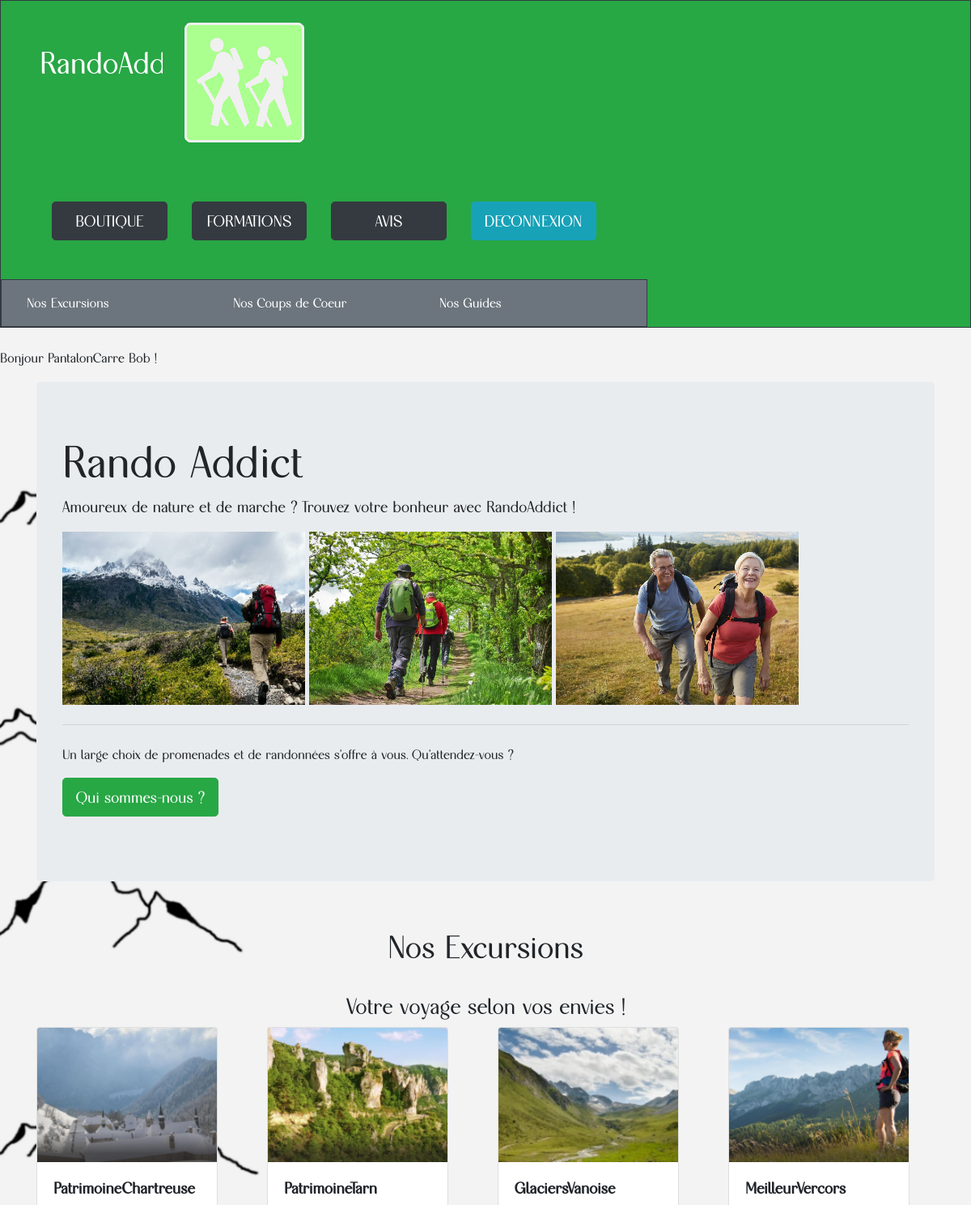
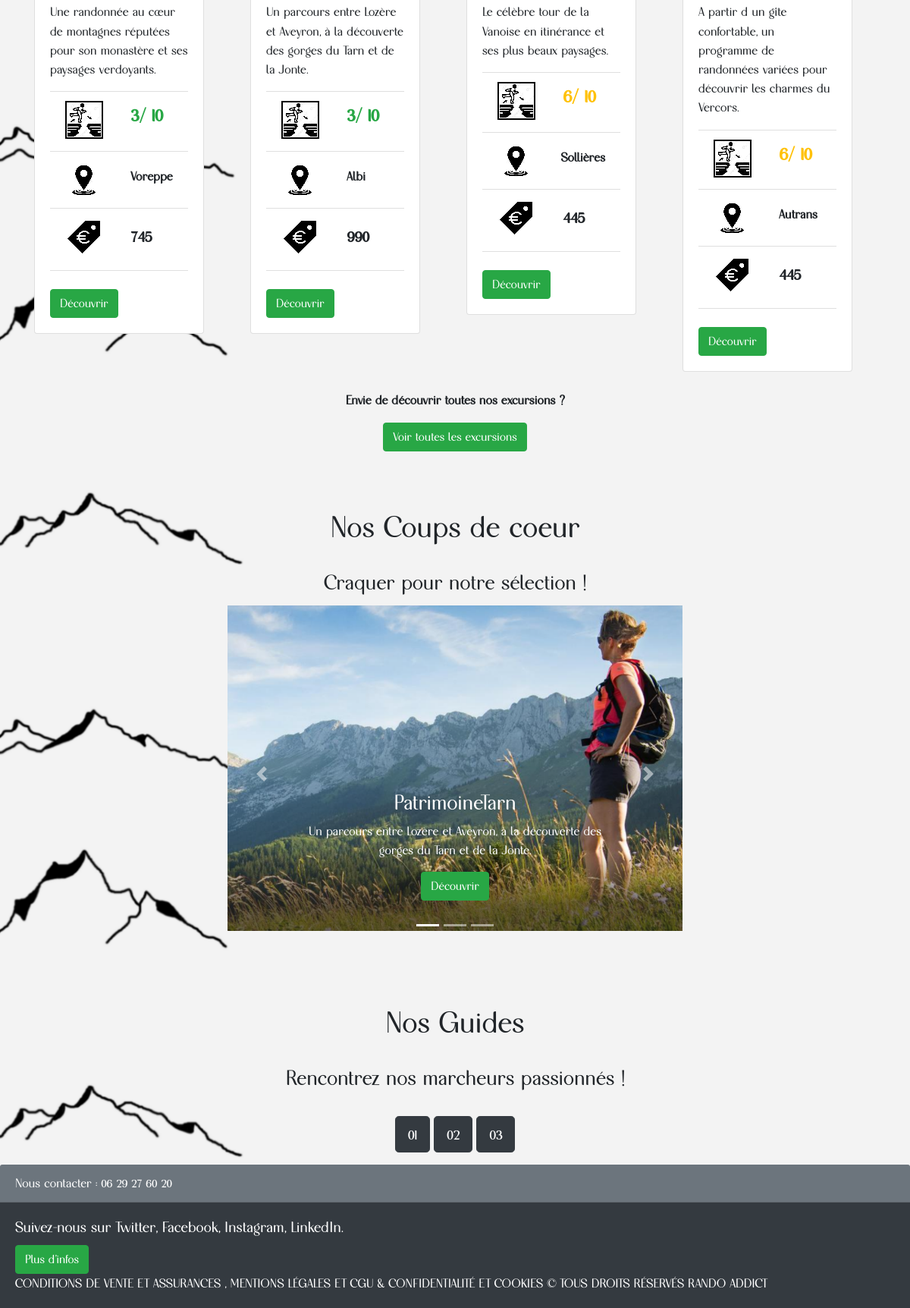
The app's page /index.php (signed in) with its own data (2 pictures, top to bottom).
### tables this page shows
CREATE TABLE IF NOT EXISTS `compte` (
  `Id_Compte` int(11) NOT NULL AUTO_INCREMENT,
  `Nom` varchar(99) DEFAULT NULL,
  `Prenom` varchar(99) DEFAULT NULL,
  `Age` int(11) DEFAULT NULL,
  `Numero` varchar(10) DEFAULT NULL,
  `Email` varchar(99) DEFAULT NULL,
  `Mot_de_passe` varchar(99) DEFAULT NULL,
  `Date_creation` date,
  `Date_derniere_connexion` date,
  PRIMARY KEY (`Id_Compte`)
);

CREATE TABLE IF NOT EXISTS `excursion` (
  `Id_Excursion` decimal(10,0) NOT NULL,
  `Nom` varchar(99) NOT NULL,
  `Description` varchar(254) NOT NULL,
  `Tarif` decimal(10,0) NOT NULL,
  `Capacite` decimal(10,0) NOT NULL,
  `Difficulte` decimal(10,0) NOT NULL,
  `Terrain` enum('foret','marais','montagne','urbain','mer','desert') NOT NULL,
  `Lieu_Debut` decimal(10,0) NOT NULL,
  `Lieu_Fin` decimal(10,0) NOT NULL,
  PRIMARY KEY (`Id_Excursion`),
  KEY `Lieu_Debut` (`Lieu_Debut`),
  KEY `Lieu_Fin` (`Lieu_Fin`)
);

CREATE TABLE IF NOT EXISTS `lieu` (
  `Id_Lieu` decimal(10,0) NOT NULL,
  `Ville` varchar(99) NOT NULL,
  `CP` decimal(10,0) NOT NULL,
  `Region` varchar(99) NOT NULL,
  `Latitude` decimal(10,0) DEFAULT NULL,
  `Longitude` decimal(10,0) DEFAULT NULL,
  `Altitude` decimal(10,0) DEFAULT NULL,
  PRIMARY KEY (`Id_Lieu`),
  UNIQUE KEY `Ville` (`Ville`),
  UNIQUE KEY `CP` (`CP`)
);

### index.php (the view, shortened to what this page needs)
<?php
$id_utilisateur = -1;
$PDO = new PDO('mysql:host=localhost;dbname=rando_addicts', 'root', '');
if(isset($_SESSION['id']))
{
	$id_utilisateur = $_SESSION['id'];
	$pdoStat = $PDO->prepare("SELECT nom FROM compte WHERE Id_Compte = :id;");
	$pdoStat->bindValue(':id', $id_utilisateur, PDO::PARAM_INT);
	$executeIsOk = $pdoStat->execute();
	$nom = $pdoStat->fetch();
	$pdoStat = $PDO->prepare("SELECT prenom FROM compte WHERE Id_Compte = :id;");
	$pdoStat->bindValue(':id', $id_utilisateur, PDO::PARAM_INT);
	$executeIsOk = $pdoStat->execute();
	$prenom = $pdoStat->fetch();
}
$pdoStat = $PDO->prepare("SELECT * FROM excursion");
$executeIsOk = $pdoStat->execute();
$excursions = $pdoStat->fetchAll();
$pdoStat = $PDO->prepare("SELECT COUNT(Id_Excursion) FROM excursion");
$executeIsOk = $pdoStat->execute();
$nb_excursions = $pdoStat->fetch();
$tab_alea = array(-1, -1, -1, -1);
$nb_alea = -1;
for ($i=0; $i < 4; $i++) {
	while($nb_alea == $tab_alea[0] || $nb_alea == $tab_alea[1] || $nb_alea == $tab_alea[2] || $nb_alea == $tab_alea[3]) {
		$nb_alea = rand(0, $nb_excursions[0] - 1);
	}
	$tab_alea[$i] = $nb_alea;
}
$pdoStat = $PDO->prepare("SELECT ville, id_excursion FROM excursion INNER JOIN lieu ON excursion.Lieu_Debut = lieu.Id_Lieu ORDER BY id_excursion;");
$executeIsOk = $pdoStat->execute();
$lieu_debut = $pdoStat->fetchAll();
$pdoStat = $PDO->prepare("SELECT * FROM excursion ORDER BY id_excursion DESC LIMIT 3;");
$executeIsOk = $pdoStat->execute();
$coups_de_coeur = $pdoStat->fetchAll();
?>
<!DOCTYPE html>
<html>
<head>
	<link rel="stylesheet" type="text/css" href=https://stackpath.bootstrapcdn.com/bootstrap/4.3.1/css/bootstrap.min.css>
	<link rel="stylesheet" type="text/css" href="RandoAddictStyle.css"/>
</head>
<body>
	<div class="container-fluid" id="headband">
		<div class="row border border-dark bg-success">
			<div class="col-lg-2 col-md-1 bg-success p-5">
				<p id="title_RandoAddict"> RandoAddict</p>
			</div>
			<div class="col bg-success p-4">
				<img src="img/LogoRA.png" loading="lazy" alt="logoRA">
			</div>
			<div class="col-lg-8 col-md-6 col-sm-4">
				<div class="row justify-content-around bg-success p-5">
					<div class="col">
						<a href="boutique.html" class="btn btn-dark btn-lg btn-block" >BOUTIQUE</a>
					</div>
					<div class="col">
						<a href="formations.html" class="btn btn-dark btn-lg btn-block" >FORMATIONS</a>
					</div>
					<div class="col">
						<a href="avis.html" class="btn btn-dark btn-lg btn-block" >AVIS</a>
					</div>
					<div class="col">
						<?php
							if($id_utilisateur != -1)
							{
								echo "<a href='deconnexion.php' class='btn btn-info btn-lg btn-block' >DECONNEXION</a>";
							}
							else
							{
								echo "<a href='connexion.php' class='btn btn-info btn-lg btn-block' >SE CONNECTER</a>";
							}
						?>
					</div>
				</div>
				<div class="row justify-content-around bg-secondary p-3 border border-dark">
					<div class="col">
						<a href="#nos_excursions" class="link-light text-white">Nos Excursions</a>
					</div>
					<div class="col">
						<a href="#nos_coupsdecoeur" class="link-light text-white">Nos Coups de Coeur</a>
					</div>
					<div class="col">
						<a href="#nos_guides" class="link-light text-white">Nos Guides</a>
					</div>
				</div>
			</div>
		</div>
	</div>
	<br/>
	<?php
		if($id_utilisateur != -1)
		{
			echo "<p> Bonjour " . $nom[0] . " " . $prenom[0] . " !" . "</p>";
		}
	?>
	<div class="container">
		<div class="jumbotron">
  			<h2 class="display-4">Rando Addict</h2>
  			<p class="lead">Amoureux de nature et de marche ? Trouvez votre bonheur avec RandoAddict !</p>
  			<img src="img/Rando01.png" loading="lazy" alt="rando_img01">
  			<img src="img/Rando02.png" loading="lazy" alt="rando_img02">
  			<img src="img/Rando03.png" loading="lazy" alt="rando_img03">
  			<hr class="my-4">
  			<p>Un large choix de promenades et de randonnées s'offre à vous. Qu'attendez-vous ?</p>
  			<p class="lead">
    			<a class="btn btn-success btn-lg" href="rando_addict.html" role="button">Qui sommes-nous ?</a>
  			</p>
		</div>
	</div>
	<br/>
	<h1 id="nos_excursions">Nos Excursions</h1>	<br/>
	<h3>Votre voyage selon vos envies !</h3>
	<div class="container">
		<div class="row">
			<div class="col">
				<div class="card" style="width: 14rem;">
					<?php
						$indexPhoto = $tab_alea[0] + 1;
						echo "<img class='card-img-top' src='img/Excu0" . $indexPhoto . ".png' loading='lazy' alt='Img_Card'>";
					?>
  					<div class="card-body">
    					<h5 class="card-title"><strong> <?= $excursions[$tab_alea[0]]['Nom'] ?> </strong></h5>
    					<p class="card-text"> <?= $excursions[$tab_alea[0]]['Description'] ?> </p>
    					<ul class="list-group list-group-flush">
    						<li class="list-group-item">
    							<div class="row">
    								<div class="col">
    									<img src="img/LogoDifficulte.png" alt="difficulte">
    								</div>
    								<div class="col">
    								<?php
    									if($excursions[$tab_alea[0]]['Difficulte'] <= 3) {
    										echo "<p class='difficulty text-success'>" . $excursions[$tab_alea[0]]['Difficulte'] . "/ 10 </p>";
    									} else if ($excursions[$tab_alea[0]]['Difficulte'] <= 6) {
    										echo "<p class='difficulty text-warning'>" . $excursions[$tab_alea[0]]['Difficulte'] . "/ 10 </p>";
    									} else {
    										echo "<p class='difficulty text-danger'>" . $excursions[$tab_alea[0]]['Difficulte'] . "/ 10 </p>";
    									}
    								?>
    								</div>
    							</div>
    						</li>
    						<li class="list-group-item">
    							<div class="row">
    								<div class="col">
    									<img src="img/LogoLieu.png" alt="lieu">
    								</div>
    								<div class="col">
    									<p class="location align-middle mt-2"> <?= $lieu_debut[$tab_alea[0]][0] ?> </p>
    								</div>
    							</div>
    						</li>
    						<li class="list-group-item">
    							<div class="row">
    								<div class="col">
    									<img src="img/LogoPrix.png" alt="prix">
    								</div>
    								<div class="col">
    									<p class="price align-middle mt-2"> <?= $excursions[$tab_alea[0]]['Tarif'] ?> </p>
    								</div>
    							</div>
    						</li>
  						</ul>
    					</br><a href="excursions.php" class="btn btn-success">Découvrir</a>
  					</div>
				</div>
			</div>
			<div class="col">
				<div class="card" style="width: 14rem;">
  					<?php
						$indexPhoto = $tab_alea[1] + 1;
						echo "<img class='card-img-top' src='img/Excu0" . $indexPhoto . ".png' loading='lazy' alt='Img_Card'>";
					?>
  					<div class="card-body">
    					<h5 class="card-title"><strong> <?= $excursions[$tab_alea[1]]['Nom'] ?> </strong></h5>
    					<p class="card-text"> <?= $excursions[$tab_alea[1]]['Description'] ?> </p>
    					<ul class="list-group list-group-flush">
    						<li class="list-group-item">
    							<div class="row">
    								<div class="col">
    									<img src="img/LogoDifficulte.png" alt="difficulte">
    								</div>
    								<div class="col">
    								<?php
    									if($excursions[$tab_alea[1]]['Difficulte'] <= 3) {
    										echo "<p class='difficulty text-success'>" . $excursions[$tab_alea[1]]['Difficulte'] . "/ 10 </p>";
    									} else if ($excursions[$tab_alea[1]]['Difficulte'] <= 6) {
    										echo "<p class='difficulty text-warning'>" . $excursions[$tab_alea[1]]['Difficulte'] . "/ 10 </p>";
    									} else {
    										echo "<p class='difficulty text-danger'>" . $excursions[$tab_alea[1]]['Difficulte'] . "/ 10 </p>";
    									}
    								?>
    								</div>
    							</div>
    						</li>
    						<li class="list-group-item">
    							<div class="row">
    								<div class="col">
    									<img src="img/LogoLieu.png" alt="lieu">
    								</div>
    								<div class="col">
    									<p class="location align-middle mt-2"><?= $lieu_debut[$tab_alea[1]][0] ?></p>
    								</div>
    							</div>
    						</li>
    						<li class="list-group-item">
    							<div class="row">
    								<div class="col">
    									<img src="img/LogoPrix.png" alt="prix">
    								</div>
    								<div class="col">
    									<p class="price align-middle mt-2"><?= $excursions[$tab_alea[1]]['Tarif'] ?></p>
    								</div>
    							</div>
    						</li>
  						</ul>
    					</br><a href="excursions.php" class="btn btn-success">Découvrir</a>
  					</div>
				</div>
			</div>
			<div class="col">
				<div class="card" style="width: 14rem;">
  					<?php
						$indexPhoto = $tab_alea[2] + 1;
						echo "<img class='card-img-top' src='img/Excu0" . $indexPhoto . ".png' loading='lazy' alt='Img_Card'>";
					?>
  					<div class="card-body">
    					<h5 class="card-title"><strong> <?= $excursions[$tab_alea[2]]['Nom'] ?> </strong></h5>
    					<p class="card-text"> <?= $excursions[$tab_alea[2]]['Description'] ?> </p>
    					<ul class="list-group list-group-flush">
    						<li class="list-group-item">
    							<div class="row">
    								<div class="col">
    									<img src="img/LogoDifficulte.png" alt="difficulte">
    								</div>
    								<div class="col">
    								<?php
    									if($excursions[$tab_alea[2]]['Difficulte'] <= 3) {
    										echo "<p class='difficulty text-success'>" . $excursions[$tab_alea[2]]['Difficulte'] . "/ 10 </p>";
    									} else if ($excursions[$tab_alea[2]]['Difficulte'] <= 6) {
    										echo "<p class='difficulty text-warning'>" . $excursions[$tab_alea[2]]['Difficulte'] . "/ 10 </p>";
    									} else {
    										echo "<p class='difficulty text-danger'>" . $excursions[$tab_alea[2]]['Difficulte'] . "/ 10 </p>";
    									}
    								?>
    								</div>
    							</div>
    						</li>
    						<li class="list-group-item">
    							<div class="row">
    								<div class="col">
    									<img src="img/LogoLieu.png" alt="lieu">
    								</div>
    								<div class="col">
    									<p class="location align-middle mt-2"><?= $lieu_debut[$tab_alea[2]][0] ?></p>
    								</div>
    							</div>
    						</li>
    						<li class="list-group-item">
    							<div class="row">
    								<div class="col">
    									<img src="img/LogoPrix.png" alt="prix">
    								</div>
    								<div class="col">
    									<p class="price align-middle mt-2"><?= $excursions[$tab_alea[2]]['Tarif'] ?></p>
    								</div>
    							</div>
    						</li>
  						</ul>
    					</br><a href="excursions.php" class="btn btn-success">Découvrir</a>
  					</div>
				</div>
			</div>
			<div class="col">
				<div class="card" style="width: 14rem;">
  					<?php
						$indexPhoto = $tab_alea[3] + 1;
						echo "<img class='card-img-top' src='img/Excu0" . $indexPhoto . ".png' loading='lazy' alt='Img_Card'>";
					?>
  					<div class="card-body">
    					<h5 class="card-title"><strong> <?= $excursions[$tab_alea[3]]['Nom'] ?> </strong></h5>
    					<p class="card-text"> <?= $excursions[$tab_alea[3]]['Description'] ?> </p>
    					<ul class="list-group list-group-flush">
    						<li class="list-group-item">
    							<div class="row">
    								<div class="col">
    									<img src="img/LogoDifficulte.png" alt="difficulte">
    								</div>
    								<div class="col">
    								<?php
    									if($excursions[$tab_alea[3]]['Difficulte'] <= 3) {
    										echo "<p class='difficulty text-success'>" . $excursions[$tab_alea[3]]['Difficulte'] . "/ 10 </p>";
    									} else if ($excursions[$tab_alea[3]]['Difficulte'] <= 6) {
    										echo "<p class='difficulty text-warning'>" . $excursions[$tab_alea[3]]['Difficulte'] . "/ 10 </p>";
    									} else {
    										echo "<p class='difficulty text-danger'>" . $excursions[$tab_alea[3]]['Difficulte'] . "/ 10 </p>";
    									}
    								?>
    								</div>
    							</div>
    						</li>
    						<li class="list-group-item">
    							<div class="row">
    								<div class="col">
    									<img src="img/LogoLieu.png" alt="lieu">
    								</div>
    								<div class="col">
    									<p class="location align-middle mt-2"><?= $lieu_debut[$tab_alea[3]][0] ?></p>
    								</div>
    							</div>
    						</li>
    						<li class="list-group-item">
    							<div class="row">
    								<div class="col">
    									<img src="img/LogoPrix.png" alt="prix">
    								</div>
    								<div class="col">
    									<p class="price align-middle mt-2"><?= $excursions[$tab_alea[3]]['Tarif'] ?></p>
    								</div>
    							</div>
    						</li>
  						</ul>
    					</br><a href="excursions.php" class="btn btn-success">Découvrir</a>
  					</div>
				</div>
			</div>
		</div>
	</div> <br/>
	<div class="align">
		<p><strong>Envie de découvrir toutes nos excursions ?</strong></p>
  		<a href="excursions.html" class="btn btn-success">Voir toutes les excursions</a>
	</div> <br/> <br/> <br/>
	<h1 id="nos_coupsdecoeur">Nos Coups de coeur</h1> <br/>
	<h3>Craquer pour notre sélection !</h3>
	<div id="carouselExampleIndicators" class="carousel slide w-50 d-flex align-items-center carousel_caption" data-ride="carousel">
  		<ol class="carousel-indicators">
    		<li data-target="#carouselExampleIndicators" data-slide-to="0" class="active"></li>
    		<li data-target="#carouselExampleIndicators" data-slide-to="1"></li>
    		<li data-target="#carouselExampleIndicators" data-slide-to="2"></li>
  		</ol>
  		<div class="carousel-inner">
    		<div class="carousel-item active">
    			<?php
					$indexPhoto = 1;
					echo "<img class='d-block w-100' src='img/CoupDeCoeur0" . $indexPhoto . ".png' loading='lazy' alt='Slide'>";
				?>
      			<div class="carousel-caption d-none d-md-block">
    				<h3> <?= $coups_de_coeur[0]['Nom'] ?> </h3>
    				<p> <?= $coups_de_coeur[0]['Description'] ?> </p>
    				<a href="excursions.php" class="btn btn-success">Découvrir</a>
  				</div>
    		</div>
  		</div>
  		<a class="carousel-control-prev" href="#carouselExampleIndicators" role="button" data-slide="prev">
    		<span class="carousel-control-prev-icon" aria-hidden="true"></span>
  		</a>
  		<a class="carousel-control-next" href="#carouselExampleIndicators" role="button" data-slide="next">
    		<span class="carousel-control-next-icon" aria-hidden="true"></span>
  		</a>
	</div> <br/> <br/> <br/>
	<h1 id="nos_guides">Nos Guides</h1> <br/>
	<h3>Rencontrez nos marcheurs passionnés !</h3> <br/>
	<p class="align">
		<button class="btn btn-dark btn-lg" type="button" data-toggle="collapse" data-target="#collapseExample01" aria-expanded="false" aria-controls="collapseExample">
    		01
  		</button>
  		<button class="btn btn-dark btn-lg" type="button" data-toggle="collapse" data-target="#collapseExample02" aria-expanded="false" aria-controls="collapseExample">
    		02
  		</button>
  		<button class="btn btn-dark btn-lg" type="button" data-toggle="collapse" data-target="#collapseExample03" aria-expanded="false" aria-controls="collapseExample">
    		03
  		</button>
	</p>
	<div class="card-fluid">
  		<div class="card-header bg-secondary text-white">
    		Nous contacter : 06 29 27 60 20
  		</div>
  		<div class="card-body bg-dark text-white">
    		<h5 class="card-title">Suivez-nous sur Twitter, Facebook, Instagram, LinkedIn. </h5>
    		<a href="rando_addict.html" class="btn btn-success">Plus d'infos</a>
    		<p class="card-text">CONDITIONS DE VENTE ET ASSURANCES , MENTIONS LÉGALES ET CGU & CONFIDENTIALITÉ ET COOKIES © TOUS DROITS RÉSERVÉS RANDO ADDICT</p>
  		</div>
	</div>
</body>
</html>

### records on screen
compte: Nom "PantalonCarre", Prenom "Bob"
excursion: Lieu_Debut.Ville "Voreppe", Lieu_Fin.Ville "Albi", Capacite.Ville "Autrans"
excursion: Nom "GlaciersVanoise", Description "Le célèbre tour de la Vanoise en itinérance et ses plus beaux paysages.", Difficulte "6", Tarif "445"
lieu: Ville "Sollières"
excursion: Nom "PatrimoineTarn", Description "Un parcours entre Lozère et Aveyron, à la découverte des gorges du Tarn et de la Jonte."

### other values on screen
$excursions[$tab_alea[0]]['Nom'] "PatrimoineChartreuse"
$excursions[$tab_alea[0]]['Description'] "Une randonnée au cœur de montagnes réputées pour son monastère et ses paysages verdoyants."
$excursions[$tab_alea[0]]['Difficulte'] "3"
$excursions[$tab_alea[0]]['Tarif'] "745"
$excursions[$tab_alea[1]]['Nom'] "PatrimoineTarn"
$excursions[$tab_alea[1]]['Description'] "Un parcours entre Lozère et Aveyron, à la découverte des gorges du Tarn et de la Jonte."
$excursions[$tab_alea[1]]['Difficulte'] "3"
$excursions[$tab_alea[1]]['Tarif'] "990"
$excursions[$tab_alea[3]]['Nom'] "MeilleurVercors"
$excursions[$tab_alea[3]]['Description'] "A partir d un gîte confortable, un programme de randonnées variées pour découvrir les charmes du Vercors."
$excursions[$tab_alea[3]]['Difficulte'] "6"
$excursions[$tab_alea[3]]['Tarif'] "445"
